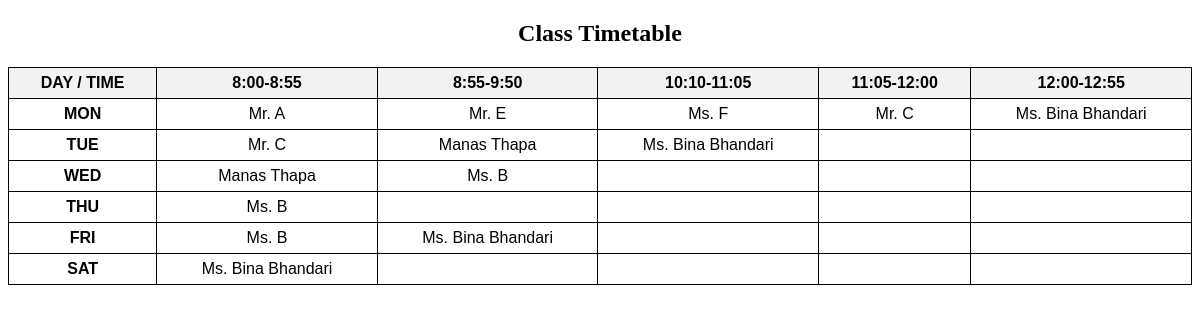
/view-timetable, run on the app's committed database.
### tables this page shows
CREATE TABLE timetable_archive (
        id INTEGER PRIMARY KEY AUTOINCREMENT,
        day TEXT,
        slot_index INTEGER,
        timing TEXT,
        teacher TEXT
    );

### app.py (the view)
@app.route('/view-timetable')
def view_timetable():
    conn = sqlite3.connect('timetable.db')
    cursor = conn.cursor()
    cursor.execute("""
        SELECT day, slot_index, timing, teacher
        FROM timetable_archive
        ORDER BY
            CASE day
                WHEN 'MON' THEN 1
                WHEN 'TUE' THEN 2
                WHEN 'WED' THEN 3
                WHEN 'THU' THEN 4
                WHEN 'FRI' THEN 5
                WHEN 'SAT' THEN 6
            END,
            slot_index
    """)
    rows = cursor.fetchall()
    conn.close()
    slot_timings = []
    max_slots = 0
    for _, slot, timing, _ in rows:
        if len(slot_timings) <= slot:
            slot_timings.extend([""] * (slot - len(slot_timings) + 1))
        slot_timings[slot] = timing
        max_slots = max(max_slots, slot + 1)
    timetable = {}
    for day, slot, _, teacher in rows:
        if day not in timetable:
            timetable[day] = [""] * max_slots
        timetable[day][slot] = teacher
    final_timetable = [{"day": day, "slots": timetable[day]} for day in ["MON", "TUE", "WED", "THU", "FRI", "SAT"] if day in timetable]
    return render_template("timetable.html", timetable=final_timetable, slot_timings=slot_timings)

### templates/timetable.html (shortened to what this page needs)
<!DOCTYPE html>
<html lang="en">
<head>
</head>
<body>
    <h2 style="text-align:center;">Class Timetable</h2>
    <table>
        <thead>
          <tr>
              <th>DAY / TIME</th>
              {% for time in slot_timings %}
                 <th>{{ time }}</th>
              {% endfor %}
          </tr>
        </thead>
        <tbody>
            {% for row in timetable %}
            <tr>
               <td><strong>{{ row.day }}</strong></td>
               {% for slot in row.slots %}
                  <td>{{ slot }}</td>
                {% endfor %}
            </tr>
            {% endfor %}
        </tbody>
    </table>
</body>
</html>

### templates/timetable.html (style rules this page uses)
table { border-collapse: collapse; width: 100%; font-family: Arial, sans-serif; }
th, td { border: 1px solid #000; padding: 6px; text-align: center; vertical-align: middle; }
th { background-color: #f2f2f2; }
td { min-height: 50px; }

### data on the page
timetable_archive: timing "8:00-8:55", teacher "Ms. Bina Bhandari"
timetable_archive: timing "8:55-9:50"
timetable_archive: timing "10:10-11:05"
timetable_archive: timing "11:05-12:00"
timetable_archive: timing "12:00-12:55"
timetable_archive: teacher "Mr. A"
timetable_archive: teacher "Mr. E"
timetable_archive: teacher "Ms. F"
timetable_archive: teacher "Mr. C"
timetable_archive: teacher "Ms. Bina Bhandari"
timetable_archive: teacher "Mr. C"
timetable_archive: teacher "Manas Thapa"
timetable_archive: teacher "Ms. Bina Bhandari"
timetable_archive: teacher "Manas Thapa"
timetable_archive: teacher "Ms. B"
timetable_archive: teacher "Ms. B"
timetable_archive: teacher "Ms. B"
timetable_archive: teacher "Ms. Bina Bhandari"

### other printed values
{{ row.day }} "MON" "TUE" "WED" "THU" "FRI" "SAT"
